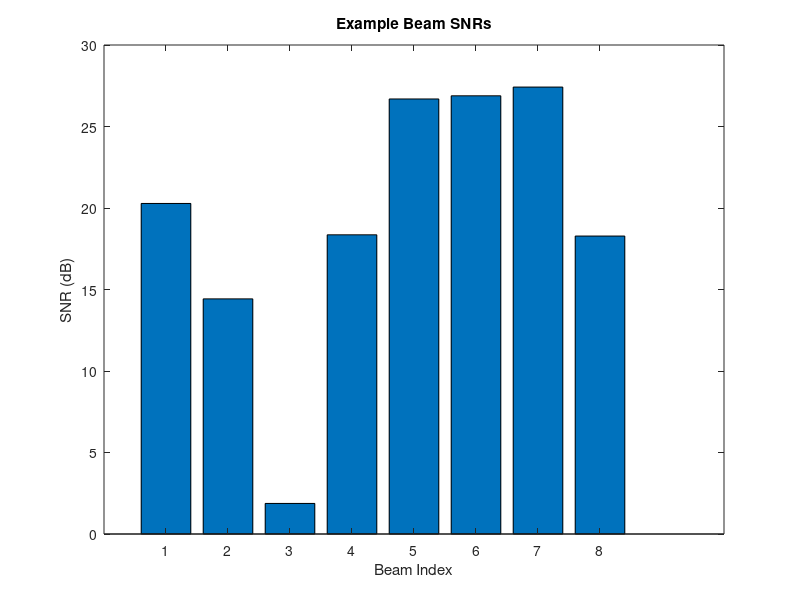

The MATLAB source for this figure:
function [features, labels] = simulate_mimo()
    % Parameters
    numUsers = 10;
    numBeams = 8;
    numSamples = 1000;

    % Simulated user positions and SNRs
    features = rand(numSamples, 3); % (x, y, velocity)
    labels = randi([1 numBeams], numSamples, 1); % Optimal beam index (1 to 8)

    % Visualize a basic SNR vs beam index (example)
    snrs = rand(1, numBeams) * 30; % random SNRs
    figure;
    bar(snrs);
    title('Example Beam SNRs');
    xlabel('Beam Index'); ylabel('SNR (dB)');
    saveas(gcf, 'results/beamforming_comparison.png');
end
